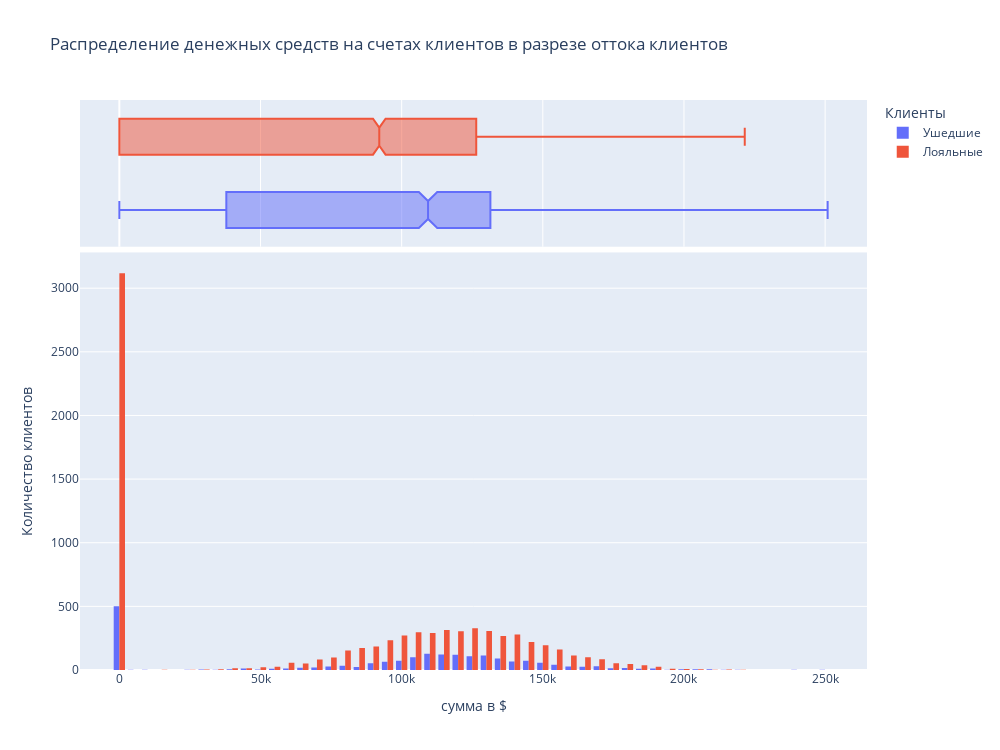

Here is the notebook cell this chart was saved with:
### Markdown cell above
### Задание 5.0 (не оценивается)

Для полноты задачи проведите небольшой разведывательный анализ данных. Постройте графики распределения целевого признака, диаграммы и графики, показывающие взаимосвязь между исходными признаками и целевым признаком, а также другие диаграммы, иллюстрирующие предоставленные данные.

### Code cell
# оценим распределение денежных средств на счетах клиентов в разрезе оттока
#Строим гистограмму с помощью Plotly
fig = px.histogram(
    data_frame=churn_data, 
    x='Balance', 
    color = 'Exited',
    height = 750, 
    width = 1000, 
    labels = {'Balance':'сумма в $', 'Exited':'Клиенты', 'count':'Количество клиентов'},
    title ='Распределение денежных средств на счетах клиентов в разрезе оттока клиентов',
    marginal = 'box',
    barmode  = 'group'
)
#Поправим подписи на осях и в легенде для повышения удобочитаемости
fig.update_layout(yaxis_title_text='Количество клиентов')
name_legend = {'0':'Лояльные', '1':'Ушедшие'}
fig.for_each_trace(lambda t: t.update(name = name_legend[t.name]))

fig.show()

### Figure 1 — Plotly figure (JSON) as saved in the notebook; plotly's stock layout.template omitted (floating-point values rounded to 4 significant figures; data arrays with more than 128 entries replaced by an {"elided": "..."} marker saying what was removed)
{"data": [{"alignmentgroup": "True", "bingroup": "x", "hovertemplate": "Клиенты=1<br>сумма в $=%{x}<br>count=%{y}<extra></extra>", "legendgroup": "1", "marker": {"color": "#636efa", "pattern": {"shape": ""}}, "name": "Ушедшие", "offsetgroup": "1", "orientation": "v", "showlegend": true, "type": "histogram", "x": {"elided": "2037 float values"}, "xaxis": "x", "yaxis": "y"}, {"alignmentgroup": "True", "hovertemplate": "Клиенты=1<br>сумма в $=%{x}<extra></extra>", "legendgroup": "1", "marker": {"color": "#636efa"}, "name": "Ушедшие", "notched": true, "offsetgroup": "1", "showlegend": false, "type": "box", "x": {"elided": "2037 float values"}, "xaxis": "x2", "yaxis": "y2"}, {"alignmentgroup": "True", "bingroup": "x", "hovertemplate": "Клиенты=0<br>сумма в $=%{x}<br>count=%{y}<extra></extra>", "legendgroup": "0", "marker": {"color": "#EF553B", "pattern": {"shape": ""}}, "name": "Лояльные", "offsetgroup": "0", "orientation": "v", "showlegend": true, "type": "histogram", "x": {"elided": "7963 float values"}, "xaxis": "x", "yaxis": "y"}, {"alignmentgroup": "True", "hovertemplate": "Клиенты=0<br>сумма в $=%{x}<extra></extra>", "legendgroup": "0", "marker": {"color": "#EF553B"}, "name": "Лояльные", "notched": true, "offsetgroup": "0", "showlegend": false, "type": "box", "x": {"elided": "7963 float values"}, "xaxis": "x2", "yaxis": "y2"}], "layout": {"barmode": "group", "height": 750, "legend": {"title": {"text": "Клиенты"}, "tracegroupgap": 0}, "title": {"text": "Распределение денежных средств на счетах клиентов в разрезе оттока клиентов"}, "width": 1000, "xaxis": {"anchor": "y", "domain": [0, 1], "title": {"text": "сумма в $"}}, "xaxis2": {"anchor": "y2", "domain": [0, 1], "matches": "x", "showgrid": true, "showticklabels": false}, "yaxis": {"anchor": "x", "domain": [0, 0.7326], "title": {"text": "Количество клиентов"}}, "yaxis2": {"anchor": "x2", "domain": [0.7426, 1], "matches": "y2", "showgrid": false, "showline": false, "showticklabels": false, "ticks": ""}}}
